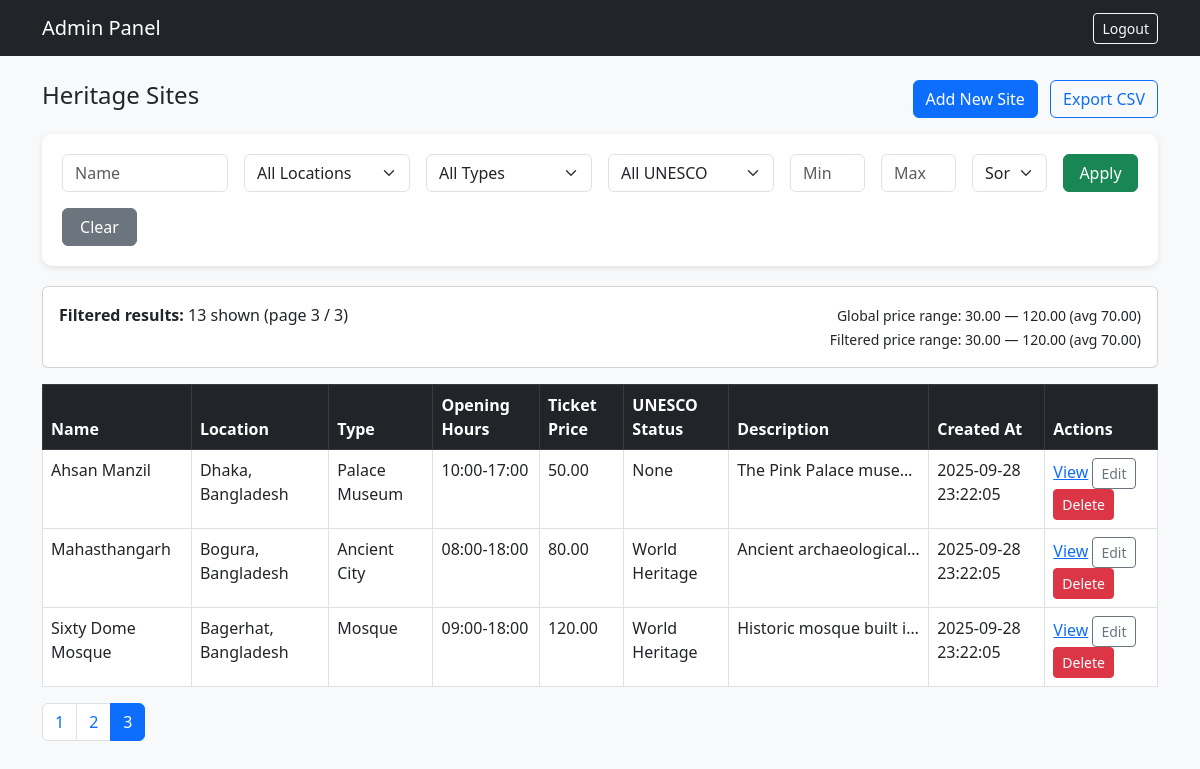
/admin/manage_sites.php?page=3 (signed in), run on the app's committed database.
### tables this page shows
CREATE TABLE IF NOT EXISTS HeritageSites (
  site_id INT AUTO_INCREMENT PRIMARY KEY,
  name VARCHAR(150) NOT NULL,
  location VARCHAR(200),
  type VARCHAR(100),
  opening_hours VARCHAR(100),
  ticket_price DECIMAL(10,2) DEFAULT 0,
  unesco_status ENUM('None','Tentative','World Heritage') DEFAULT 'None',
  description TEXT,
  created_at TIMESTAMP DEFAULT CURRENT_TIMESTAMP
);

### admin/manage_sites.php (the view, shortened to what this page needs)
<?php
require_once __DIR__ . '/../includes/db_connect.php';
$filter_name = trim($_GET['filter_name'] ?? '');
$filter_price_min = (isset($_GET['filter_price_min']) && $_GET['filter_price_min'] !== '') ? (float)$_GET['filter_price_min'] : null;
$filter_price_max = (isset($_GET['filter_price_max']) && $_GET['filter_price_max'] !== '') ? (float)$_GET['filter_price_max'] : null;
$page = max(1, (int)($_GET['page'] ?? 1));
$perPage = 5;
$globalStats = $pdo->query("SELECT COUNT(*) AS total, MIN(ticket_price) AS min_price, MAX(ticket_price) AS max_price, AVG(ticket_price) AS avg_price FROM HeritageSites")->fetch(PDO::FETCH_ASSOC);
$globalMin = $globalStats['min_price'] !== null ? (float)$globalStats['min_price'] : 0.00;
$globalMax = $globalStats['max_price'] !== null ? (float)$globalStats['max_price'] : 0.00;
$globalAvg = $globalStats['avg_price'] !== null ? (float)$globalStats['avg_price'] : 0.00;
$where = ' WHERE 1=1';
$params = [];
$order_by = 'created_at DESC';
$totalStmt = $pdo->prepare("SELECT COUNT(*) FROM HeritageSites $where");
$totalStmt->execute($params);
$totalRows = (int)$totalStmt->fetchColumn();
$totalPages = max(1, (int)ceil($totalRows / $perPage));
$offset = ($page - 1) * $perPage;
$query = "SELECT * FROM HeritageSites $where ORDER BY $order_by LIMIT :offset, :perPage";
$stmt = $pdo->prepare($query);
$stmt->bindValue(':offset', (int)$offset, PDO::PARAM_INT);
$stmt->bindValue(':perPage', (int)$perPage, PDO::PARAM_INT);
$stmt->execute();
$sites = $stmt->fetchAll(PDO::FETCH_ASSOC);
$filteredStatsStmt = $pdo->prepare("SELECT COUNT(*) AS total, MIN(ticket_price) AS min_price, MAX(ticket_price) AS max_price, AVG(ticket_price) AS avg_price FROM HeritageSites $where");
$filteredStatsStmt->execute($params);
$filteredStats = $filteredStatsStmt->fetch(PDO::FETCH_ASSOC);
?>
<!doctype html>
<html lang="en">
<head>
<link href="https://cdn.jsdelivr.net/npm/bootstrap@5.3.0/dist/css/bootstrap.min.css" rel="stylesheet">
</head>
<body>
<nav class="navbar navbar-dark bg-dark mb-4">
    <div class="container d-flex justify-content-between">
        <a class="navbar-brand" href="dashboard.php">Admin Panel</a>
        <a class="btn btn-outline-light btn-sm" href="logout.php">Logout</a>
    </div>
</nav>
<div class="container">
    <div class="d-flex justify-content-between align-items-center mb-3">
        <h4>Heritage Sites</h4>
        <div>
            <a class="btn btn-primary" href="site_edit.php">Add New Site</a>
            <?php
                $exportParams = $_GET;
                $exportParams['export'] = 'csv';
                echo '<a class="btn btn-outline-primary ms-2" href="?'.htmlspecialchars(http_build_query($exportParams)).'">Export CSV</a>';
            ?>
        </div>
    </div>
    <div class="filter-card">
        <form class="row g-3" method="get" novalidate>
            <div class="col-md-2">
                <input type="text" name="filter_name" class="form-control" placeholder="Name" value="<?php echo htmlspecialchars($filter_name); ?>">
            </div>
            <div class="col-md-2">
                <select name="filter_location" class="form-select" aria-label="Location">
                    <option value="">All Locations</option>
                </select>
            </div>
            <div class="col-md-2">
                <select name="filter_type" class="form-select" aria-label="Type">
                    <option value="">All Types</option>
                </select>
            </div>
            <div class="col-md-2">
                <select name="filter_unesco" class="form-select" aria-label="UNESCO status">
                    <option value="">All UNESCO</option>
                </select>
            </div>
            <div class="col-md-1">
                <input type="number" step="1" min="<?php echo htmlspecialchars((string)$globalMin); ?>" max="<?php echo htmlspecialchars((string)$globalMax); ?>"
                       name="filter_price_min" class="form-control" placeholder="Min" value="<?php echo htmlspecialchars($filter_price_min ?? ''); ?>">
            </div>
            <div class="col-md-1">
                <input type="number" step="1" min="<?php echo htmlspecialchars((string)$globalMin); ?>" max="<?php echo htmlspecialchars((string)$globalMax); ?>"
                       name="filter_price_max" class="form-control" placeholder="Max" value="<?php echo htmlspecialchars($filter_price_max ?? ''); ?>">
            </div>
            <div class="col-md-1">
                <select name="sort_price" class="form-select" aria-label="Sort price">
                    <option value="">Sort Price</option>
                </select>
            </div>
            <div class="col-md-1 d-grid">
                <button class="btn btn-success">Apply</button>
            </div>
            <div class="col-md-1 d-grid">
                <a class="btn btn-secondary" href="manage_sites.php">Clear</a>
            </div>
        </form>
    </div>
    <div class="mb-3">
        <div class="card p-3">
            <div class="row">
                <div class="col-md-6">
                    <strong>Filtered results:</strong> <?php echo (int)($filteredStats['total'] ?? 0); ?> shown (page <?php echo $page; ?> / <?php echo $totalPages; ?>)
                </div>
                <div class="col-md-6 text-md-end">
                    <small>Global price range: <?php echo number_format($globalMin, 2); ?> — <?php echo number_format($globalMax, 2); ?> (avg <?php echo number_format($globalAvg, 2); ?>)</small>
                    <br>
                    <small>Filtered price range: <?php echo $filteredStats['min_price'] !== null ? number_format($filteredStats['min_price'], 2) : '-'; ?> — <?php echo $filteredStats['max_price'] !== null ? number_format($filteredStats['max_price'], 2) : '-'; ?> (avg <?php echo $filteredStats['avg_price'] !== null ? number_format($filteredStats['avg_price'], 2) : '-'; ?>)</small>
                </div>
            </div>
        </div>
    </div>
    <?php if (empty($sites)): ?>
        <div class="alert alert-info">No heritage sites found with these filters.</div>
    <?php else: ?>
        <table class="table table-hover table-bordered bg-white">
            <thead class="table-dark">
                <tr>
                    <th>Name</th>
                    <th>Location</th>
                    <th>Type</th>
                    <th>Opening Hours</th>
                    <th>Ticket Price</th>
                    <th>UNESCO Status</th>
                    <th>Description</th>
                    <th>Created At</th>
                    <th>Actions</th>
                </tr>
            </thead>
            <tbody>
            <?php foreach ($sites as $s): ?>
                <tr>
                    <td><?php echo htmlspecialchars($s['name']); ?></td>
                    <td><?php echo htmlspecialchars($s['location']); ?></td>
                    <td><?php echo htmlspecialchars($s['type']); ?></td>
                    <td><?php echo htmlspecialchars($s['opening_hours']); ?></td>
                    <td><?php echo number_format($s['ticket_price'], 2); ?></td>
                    <td><?php echo htmlspecialchars($s['unesco_status']); ?></td>
                    <td class="truncate" title="<?php echo htmlspecialchars($s['description']); ?>"><?php echo htmlspecialchars($s['description']); ?></td>
                    <td><?php echo htmlspecialchars($s['created_at']); ?></td>
                    <td>
                        <a href="../site_view.php?id=<?php echo (int)$s['site_id']; ?>">View</a>
                        <a class="btn btn-sm btn-outline-secondary" href="site_edit.php?id=<?php echo (int)$s['site_id']; ?>">Edit</a>
                        <form method="post" class="d-inline" onsubmit="return confirm('Delete site?');">
                            <button type="submit" class="btn btn-sm btn-danger">Delete</button>
                        </form>
                    </td>
                </tr>
            <?php endforeach; ?>
            </tbody>
        </table>
        <?php if ($totalPages > 1): ?>
            <nav>
                <ul class="pagination">
                    <?php
                        for ($p = 1; $p <= $totalPages; $p++):
                            $queryParams = $_GET;
                            $queryParams['page'] = $p;
                    ?>
                        <li class="page-item <?php if ($p === $page) echo 'active'; ?>">
                            <a class="page-link" href="?<?php echo htmlspecialchars(http_build_query($queryParams)); ?>"><?php echo $p; ?></a>
                        </li>
                    <?php endfor; ?>
                </ul>
            </nav>
        <?php endif; ?>
    <?php endif; ?>
</div>
</body>
</html>

### admin/manage_sites.php (style rules this page uses)
body { background-color: #f8f9fa; }
.filter-card { background: #fff; padding: 20px; border-radius: 10px; box-shadow: 0 2px 6px rgba(0,0,0,0.1); margin-bottom: 20px; }
.truncate { max-width: 200px; white-space: nowrap; overflow: hidden; text-overflow: ellipsis; }

### data on the page
heritagesites: name "Ahsan Manzil", location "Dhaka, Bangladesh", type "Palace Museum", opening_hours "10:00-17:00", ticket_price "50.00", unesco_status "None", description "The Pink Palace muse…", created_at "2025-09-28 23:22:05"
heritagesites: name "Mahasthangarh", location "Bogura, Bangladesh", type "Ancient City", opening_hours "08:00-18:00", ticket_price "80.00", unesco_status "World Heritage", description "Ancient archaeological…", created_at "2025-09-28 23:22:05"
heritagesites: name "Sixty Dome Mosque", location "Bagerhat, Bangladesh", type "Mosque", opening_hours "09:00-18:00", ticket_price "120.00", unesco_status "World Heritage", description "Historic mosque built i…", created_at "2025-09-28 23:22:05"

### other printed values
$filteredStats['total'] "13"
$page "3"
$totalPages "3"
$globalMin "30.00"
$globalMax "120.00"
$globalAvg "70.00"
$filteredStats['min_price'] "30.00"
$filteredStats['max_price'] "120.00"
$filteredStats['avg_price'] "70.00"
